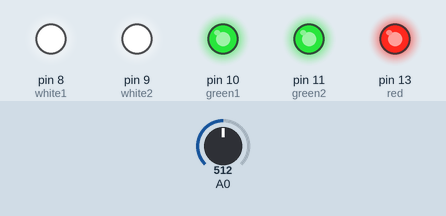
A sketch run on a simulated Arduino Uno, built with avr-gcc and run on an emulated ATmega328P. On the bench: output pins drawn as LEDs (lit = HIGH). Inputs (shaded band) come from the test bench; at power-on: A0 = 512. What the sketch prints to the serial monitor is not drawn.

Above: at 1.2 s.
1.3 s: A0 set to 108
2.8 s: A0 set to 92
At 3.3 s:
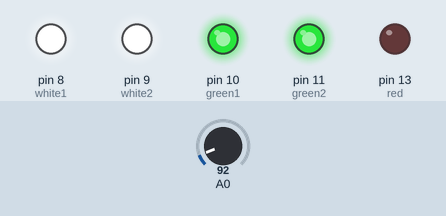
4.3 s: A0 set to 63
5.8 s: A0 set to 54
At 6.8 s:
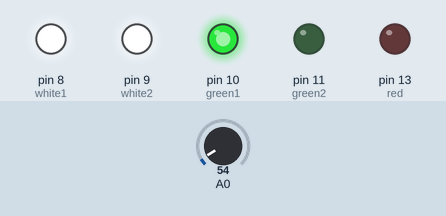
7.3 s: A0 set to 0
At 7.8 s:
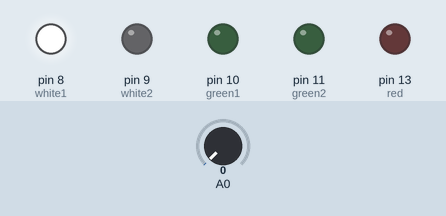
8.8 s: A0 set to 18
10.3 s: A0 set to 23
At 11.5 s:
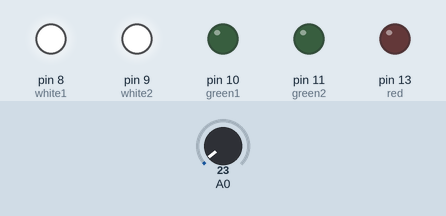
Timing chart, 0 to 12.8 s (numbered marks = the images above; inputs shaded):
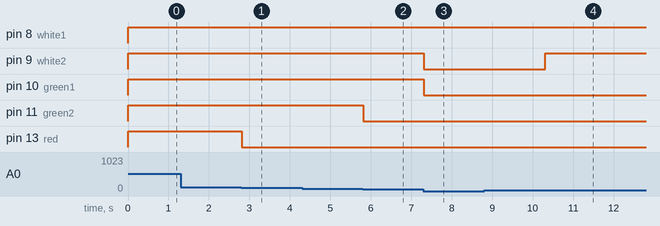

The sketch:

readSerialScalerLights.pde
```cpp
/*
  Analog input, serial output

 Reads an analog input pin, prints the results to the serial monitor.

 The circuit:

 * potentiometer connected to analog pin 0.
   Center pin of the potentiometer goes to the analog pin.
   side pins of the potentiometer go to +5V and ground

 created over and over again
 by Tom Igoe and everyone who's ever used Arduino

 */


 int white1 = 8;
 int white2 = 9;
 int green1 = 10;
 int green2 = 11;
 int red = 13;

 void setup() {
  Serial.begin(9600);

  pinMode(white1, OUTPUT);
  pinMode(white2, OUTPUT);
  pinMode(green1, OUTPUT);
  pinMode(green2, OUTPUT);
  pinMode(red, OUTPUT);

 }

 void loop() {
  // read the analog input into a variable:
   int analogValue = analogRead(0) * 5;
   // print the result:
   Serial.println(analogValue);
   // wait 10 milliseconds for the analog-to-digital converter
   // to settle after the last reading:

   if (analogValue >= 0) {
    digitalWrite(white1, HIGH);
  }

 else{
    digitalWrite(white1,LOW);
 }
   if (analogValue > 100) {
    digitalWrite(white2, HIGH);
  }
   else{
    digitalWrite(white2,LOW);
 }

   if (analogValue > 200) {
    digitalWrite(green1, HIGH);
  }
   else{
    digitalWrite(green1,LOW);
 }


   if (analogValue > 300) {
    digitalWrite(green2, HIGH);
  }
   else{
    digitalWrite(green2,LOW);
 }


   if (analogValue > 500) {
    digitalWrite(red, HIGH);
  }
   else{
    digitalWrite(red,LOW);
 }


 }
```

Measured:
- the behaviour switches between 101 and 100 on A0 (found by bisection; images 0 and 1)
- the behaviour switches between 61 and 60 on A0 (found by bisection; images 1 and 2)
- the behaviour switches between 20 and 21 on A0 (found by bisection; images 3 and 4)
- after the input at 2.8 s, pin 13 (red): HIGH → LOW at once
- after the input at 5.8 s, pin 11 (green2): HIGH → LOW at once
- after the input at 7.3 s, pin 9 (white2), pin 10 (green1): HIGH → LOW at once
- after the input at 10.3 s, pin 9 (white2): LOW → HIGH at once
